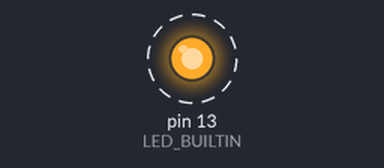
Recording of a sketch running on a simulated Arduino Uno, built with avr-gcc and run on an emulated ATmega328P. Shown: output pins drawn as LEDs (lit = HIGH). Dashed ring = blinking. What the sketch prints to the serial monitor is not drawn.

Above: at 0.5 s.
Timing chart, 0 to 4.6 s (numbered marks = the images above):
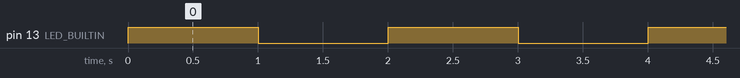

Measured:
- by itself, pin 13 (LED_BUILTIN): alternates HIGH for 1.0 s and LOW for 1.0 s

The sketch:

Serial_Poll.ino
```cpp
volatile bool state=0;
int timedelay=1000;
int incomingByte = 0;

void setup() {
  // put your setup code here, to run once:
  Serial.begin(9600);
  pinMode(LED_BUILTIN, OUTPUT);
}

void loop() {
  // put your main code here, to run repeatedly:

  if (Serial.available()) {
      state=!state;
      incomingByte = Serial.read();
  }

  timedelay=1000+state*1000;

  Serial.print("timedelay: ");   // send a capital A
  Serial.println(timedelay);
  digitalWrite(LED_BUILTIN, HIGH);
  delay(timedelay);
  digitalWrite(LED_BUILTIN, LOW);
  delay(timedelay);


}
```
